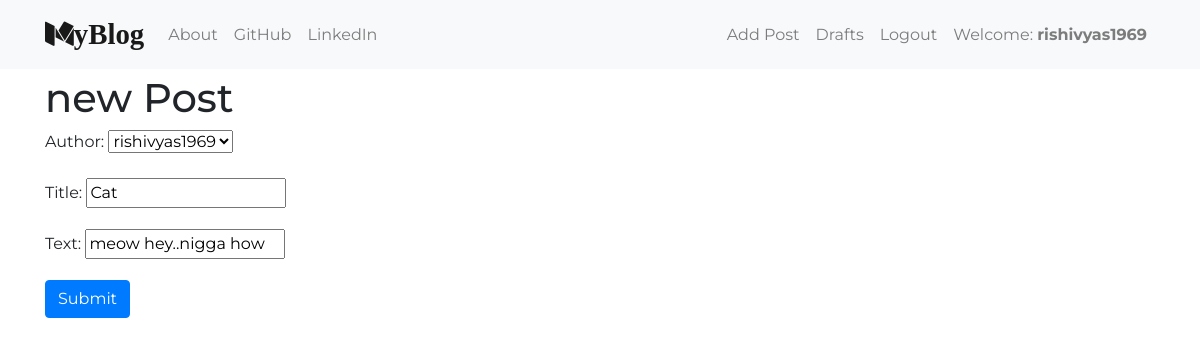
Page /post/2/edit (signed in) on the committed database.
### blog/models.py (models this page shows, shortened)
class Post(models.Model):
    author = models.ForeignKey("auth.User", on_delete=models.CASCADE)
    title = models.CharField(max_length=200)
    text = models.CharField(max_length=500)
    create_date = models.DateField(default=timezone.now)
    publish_date = models.DateField(null=True, blank=True)

### blog/views.py (the view)
# urls.py: path('post/<int:pk>/edit', views.PostUpdateView.as_view(), name='post_edit'),
class PostUpdateView(LoginRequiredMixin, UpdateView):
    login_url = '/login/'
    redirect_field_name = 'blog/post_detail.html'
    form_class = PostForm
    model = Post

### blog/forms.py (shortened to what this page needs)
class PostForm(forms.ModelForm):
    class Meta():
        model = Post
        fields = ('author', 'title', 'text')
        widget = {
            'title': forms.TextInput(attrs={'class': 'textinputclass'}),
            'text': forms.TextInput(attrs={'class': 'editable medium-editor-textarea postcontent'}),
        }

### blog/templates/blog/post_form.html (shortened to what this page needs)
{% extends 'blog/base.html' %}
{% block content %}
    <h1>new Post</h1>
    <form class="post-form" method="POST">
        {{ form.as_p }}
        <button type="submit" class="btn btn-primary">Submit</button>
    </form>
{% endblock content %}

### blog/templates/blog/base.html (shortened to what this page needs)
<!DOCTYPE html>
{% load static %}
<html>
    <head>
        <link rel="stylesheet" href="https://stackpath.bootstrapcdn.com/bootstrap/4.5.2/css/bootstrap.min.css">
        <link rel="stylesheet" href="//cdn.jsdelivr.net/npm/medium-editor@latest/dist/css/medium-editor.min.css" type="text/css" media="screen" charset="utf-8">
        <link rel="stylesheet" href="{% static 'css/blog.css' %}" />
        <link rel="stylesheet" href="https://stackpath.bootstrapcdn.com/font-awesome/4.7.0/css/font-awesome.min.css">
    </head>
    <body>
        <nav class="navbar navbar-expand-lg navbar-light bg-light custom-navbar">
        <div class="container">
            <a class="navbar-brand mybrand" href="{% url 'post_list' %}"><i class="fa fa-medium" aria-hidden="true"></i>yBlog</a>
            <div class="collapse navbar-collapse" id="navbarNav">
                <ul class="navbar-nav">
                <li class="nav-item">
                    <a class="nav-link" href="{% url 'about' %}">About</a>
                </li>
                <li class="nav-item">
                    <a class="nav-link" href="https://github.com/rishivyas1969">GitHub</a>
                </li>
                <li class="nav-item">
                    <a class="nav-link" href="https://www.linkedin.com/in/rishi-vyas-43308414b/">LinkedIn</a>
                </li>
                </ul>
            </div>
            <ul class="navbar-nav navbar-right">
                    {% if user.is_authenticated %}
                        <li class="nav-item">
                            <a class="nav-link" href="{% url 'post_new' %}">Add Post</a>
                        </li>
                        <li class="nav-item">
                            <a class="nav-link" href="{% url 'post_draft_list' %}">Drafts</a>
                        </li>
                        <li class="nav-item">
                            <a class="nav-link" href="{% url 'logout' %}">Logout</a>
                        </li>
                        <li class="nav-item">
                            <a class="nav-link">Welcome: <span class="font-weight-bold">{{ user.username }}</span></a>
                        </li>
                    {% else %}
                        <li class="nav-item">
                            <a class="nav-link" href="{% url 'login' %}"><i class="fa fa-user" aria-hidden="true"></i></span></a>
                        </li>
                    {% endif %}
                </ul>
            </div>
        </nav>
        <div class="content container loader">
            <div class="row">
                <div class="col-md-8">
                    <div class="blog_posts">
                        {% block content %}
                        {% endblock content %}
                    </div>
                </div>
            </div>
        </div>
    </body>
</html>

### blog/static/css/blog.css (style rules this page uses)
body { font-family: Montserrat; }
.mybrand { font-size: 1.8em; font-weight: 700; font-family: Playfair; }
.custom-navbar { margin-bottom: 5px; }
.loader { filter:hue-rotate(0deg); color:linear-gradient(45deg,#0f8,#08f); animation:hue 10000ms infinite linear; }

### rows in the picture
Post: author "rishivyas1969", title "Cat", text "meow hey..nigga how"

### other values in the picture
{{ user.username }} "rishivyas1969"
